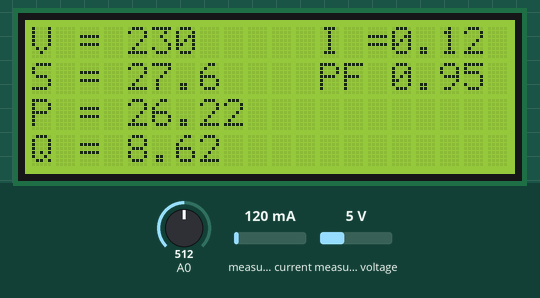
The sketch below on a simulated Arduino Uno, built with avr-gcc and run on an emulated ATmega328P. On the bench: 20×4 character LCD. The inputs (shaded band) are chosen by the test bench; at power-on: measured voltage 5 V, measured current 120 mA, A0 = 512. What the sketch prints to the serial monitor is not drawn.

Above: at 1.2 s.
1.3 s: measured voltage set to 0.3 V
At 2.6 s:
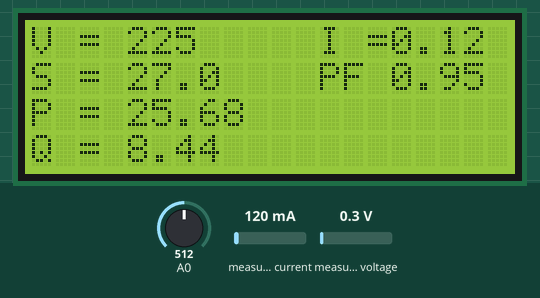
3.0 s: measured current set to 40 mA
At 3.9 s:
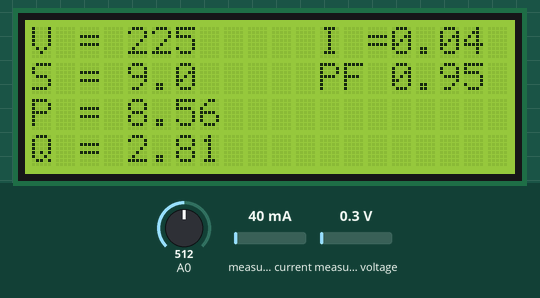
6.0 s: measured voltage set to 3.8 V
At 7.4 s:
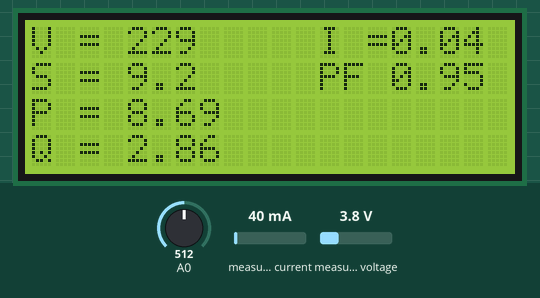
9.0 s: measured current set to 500 mA
At 9.7 s:
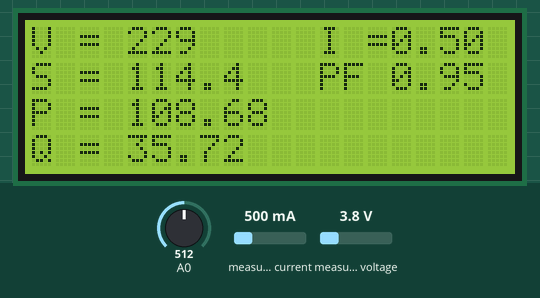
10.8 s: measured voltage set to 7.5 V
At 11.6 s:
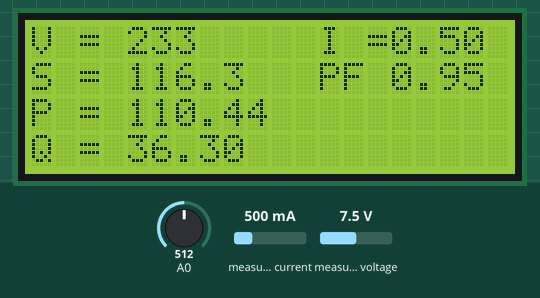
12.3 s: measured current set to 1000 mA
At 13.5 s:
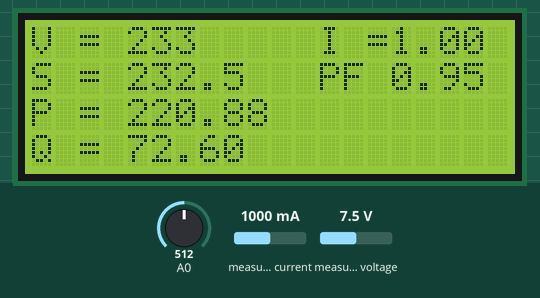
Timing chart, 0 to 15.3 s (numbered marks = the images above; inputs shaded):
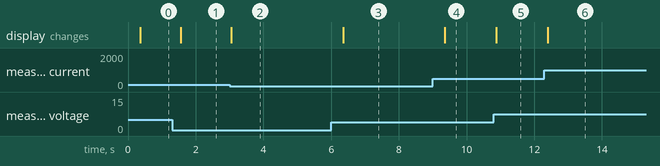

The sketch:

calamity_LCD_dan_kenangan_didalamnya.ino
```cpp
// (licence header left out)
#include <LiquidCrystal_I2C.h>
LiquidCrystal_I2C lcd(0x27,20,4);  // set the LCD address to 0x27 for a 16 chars and 2 line display

#include "EmonLib.h"             // Include Emon Library
EnergyMonitor emon1;             // Create an instance

void setup()
{
  Serial.begin(9600);
  lcd.init();
  lcd.backlight();
  //emon1.voltage(A0, 234.26, 1.7);  // Voltage: input pin, calibration, phase_shift
  //emon1.current(A1, 111.1);       // Current: input pin, calibration.
  emon1.voltage(A0, 700.9, 1.5);  // Voltage: input pin, calibration, phase_shift
  emon1.current(A1, 111.1);       // Current: input pin, calibration.
}

void loop()
{
  int bacaAnal= analogRead(A0);


  emon1.calcIrms(200);
  emon1.calcVI(20,2000);         // Calculate all. No.of half wavelengths (crossings), time-out
 float powerFActor     = emon1.powerFactor;
  //emon1.serialprint();           // Print out all variables (realpower, apparent power, Vrms, Irms, power factor)

  //Serial.println(bacaAnal);


  float realPower       = emon1.realPower;        //extract Real Power into variable
  float apparentPower   = emon1.apparentPower;    //extract Apparent Power into variable
//  float powerFActor     = emon1.powerFactor;      //extract Power Factor into Variable
  float supplyVoltage   = emon1.Vrms;             //extract Vrms into Variable
  float Irms            = emon1.Irms;             //extract Irms into Variable
  float s = supplyVoltage*Irms;
if(supplyVoltage <40){
  lcd.clear();
Serial.println("0");
lcd.setCursor(0,0);
 lcd.print("V = 0");
lcd.setCursor(4,0);
  //lcd.print(supplyVoltage,0);
  lcd.print("0");
lcd.setCursor(12,0);
  lcd.print("I = 0");
lcd.setCursor(15,0);
  lcd.print(Irms,2);
   lcd.setCursor(0,1);
 lcd.print("S =");
lcd.setCursor(4,1);
  lcd.print(supplyVoltage*Irms,1);

  lcd.setCursor(12,1);
  lcd.print("PF =");
lcd.setCursor(15,1);
lcd.print(abs(powerFActor));
 // lcd.print(pf_max,2);

   lcd.setCursor(0,2);
 lcd.print("P =");
lcd.setCursor(4,2);
lcd.print(abs(realPower));
  //lcd.print((supplyVoltage*Irms)*(abs(pf_max)),1);
   lcd.setCursor(0,3);
 lcd.print("Q =");
lcd.setCursor(4,3);
lcd.print(sqrt((s*s)-(realPower*realPower)));
 // lcd.print((supplyVoltage*Irms)*sinpi,1);

   delay(20);
}
else{
  lcd.clear();
Serial.println(supplyVoltage,0);
lcd.setCursor(0,0);
 lcd.print("V =");
lcd.setCursor(4,0);
  lcd.print(supplyVoltage,0);
lcd.setCursor(12,0);
  lcd.print("I =");
lcd.setCursor(15,0);
  lcd.print(Irms,2);
   lcd.setCursor(0,1);
 lcd.print("S =");
lcd.setCursor(4,1);
  lcd.print(supplyVoltage*Irms,1);
  lcd.setCursor(12,1);
  lcd.print("PF =");
lcd.setCursor(15,1);
  //lcd.print(pf_max,2);
  lcd.print(abs(powerFActor));

   lcd.setCursor(0,2);
 lcd.print("P =");
lcd.setCursor(4,2);
lcd.print(abs(realPower));
 // lcd.print((supplyVoltage*Irms)*(abs(pf_max)),1);realPower

   lcd.setCursor(0,3);
 lcd.print("Q =");
lcd.setCursor(4,3);
lcd.print(sqrt((s*s)-(realPower*realPower)));
  //lcd.print((supplyVoltage*Irms)*sinpi,1);

   delay(20);
  }

// Serial.println(bacaAnal);
}
```

Measured:
- after the input at 1.3 s, the display: changes after 0.25 s (image 1)
- after the input at 3.0 s, the display: changes after 0.06 s (image 2)
- after the input at 6.0 s, the display: changes after 0.35 s (image 3)
- after the input at 9.0 s, the display: changes after 0.35 s (image 4)
- after the input at 10.8 s, the display: changes after 0.07 s (image 5)
- after the input at 12.3 s, the display: changes after 0.09 s (image 6)
